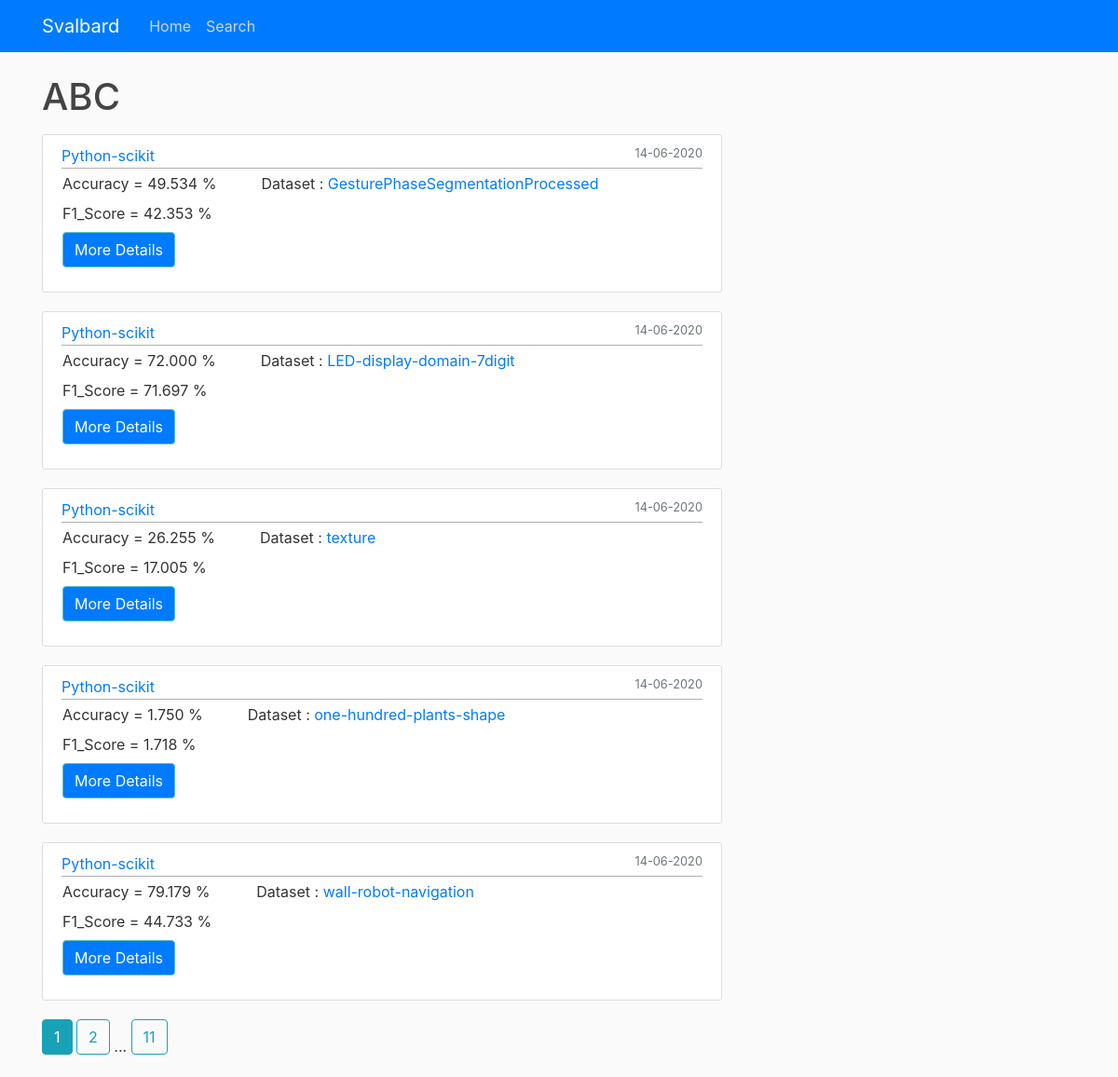
The app's page /task/ABC with its own data.
### Svalbard/models.py (models this page shows, shortened)
class Dataset(db.Model):
    id = db.Column(db.Integer, primary_key=True)
    fID = db.Column(db.String(100), unique=True, nullable=False)
    dataset_name = db.Column(db.String(50), unique=True, nullable=False)
    csv_link = db.Column(db.String(150), unique=True,
                         nullable=False, default='Web')
    size = db.Column(db.Integer, default=0)
    Meta = db.relationship('Metadata', backref='details', lazy=True)
    data = db.relationship('Result', backref='dataset', lazy=True)

### Svalbard/routes.py (the view)
@app.route("/task/<string:task>")
def ML_task(task):
    page = request.args.get('page', 1, type=int)
    results = Result.query.filter_by(task=task).order_by(
        Result.date_posted.desc()).paginate(page=page, per_page=5)
    return render_template('task.html', title='Task', task=task, results=results)

### Svalbard/templates/task.html (shortened to what this page needs)
{% extends "layout.html" %}
{% block content %}
    <h1 class="mb-3">{{ task }}</h1>
    {% for result in results.items %}
        <article class="media content-section">
          <div class="media-body">
            <div class="article-metadata">
              <a class="mr-2" href="{{ url_for('ML_platform', platform=result.platform) }}">{{ result.platform}}</a>
              <small class="text-muted float-right">{{ result.date_posted.strftime('%d-%m-%Y') }}</small>
            </div>
            <div class='row mr-2'>
              <div class='column ml-3'>
                <div>Accuracy = {{'%0.3f' | format(result.details.Accuracy *100)}} %</div>
                <div class='mt-2'>F1_Score = {{'%0.3f' | format(result.details.F1_Score *100)}} %</div>
                <p class='mt-2'>
                  <button class="btn newRule btn-primary collapsed" type="button" data-toggle="collapse" data-target="#collapseExample - {{result.id}}" aria-expanded="false" aria-controls="collapseExample">
                  </button>
                </p>
              </div>
              <div class='column mx-5'>
                <div>Dataset : <a href="{{ url_for('ML_dataset', dataset=result.dataset.id) }}">{{ result.dataset.dataset_name}}</a></div>
              </div>
            </div>
          </div>
        </article>
    {% endfor %}
    {% for page_num in results.iter_pages(left_edge=1, right_edge=1, left_current=1, right_current=2) %}
      {% if page_num %}
        {% if results.page == page_num %}
          <a class="btn btn-info mb-4" href="{{ url_for('ML_task', page=page_num, task=task) }}">{{ page_num }}</a>
        {% else %}
          <a class="btn btn-outline-info mb-4" href="{{ url_for('ML_task', page=page_num, task=task) }}">{{ page_num }}</a>
        {% endif %}
      {% else %}
        ...
      {% endif %}
    {% endfor %}
{% endblock content %}

### Svalbard/static/main.css (style rules this page uses)
body { background: #fafafa; color: #333333; margin-top: 5rem; }
h1, h2, h3, h4, h5, h6 { color: #444444; }
.content-section { background: #ffffff; padding: 10px 20px; border: 1px solid #dddddd; border-radius: 3px; margin-bottom: 20px; }
.article-metadata { padding-bottom: 1px; margin-bottom: 4px; border-bottom: 1px solid #e3e3e3 }
.article-metadata { padding-bottom: 1px; margin-bottom: 4px; border-bottom: 1px solid #afafb1 }
button.btn.collapsed.newRule:before { content:'More Details' ; }
button.btn.newRule:before { content:'Less Details' ; }
.btn-primary { color: #fafdff; background-color: bg-primary; border-color: #5bc2c2 }

### records on screen
Dataset: dataset.dataset_name "GesturePhaseSegmentationProcessed"
Dataset: dataset.dataset_name "LED-display-domain-7digit"
Dataset: dataset.dataset_name "texture"
Dataset: dataset.dataset_name "one-hundred-plants-shape"
Dataset: dataset.dataset_name "wall-robot-navigation"

### other values on screen
{{ task }} "ABC"
{{ result.platform }} "Python-scikit" "Python-scikit" "Python-scikit" "Python-scikit" "Python-scikit"
{{ result.date_posted.strftime('%d-%m-%Y') }} "14-06-2020" "14-06-2020" "14-06-2020" "14-06-2020" "14-06-2020"
{{ '%0.3f' | format(result.details.Accuracy *100) }} "49.534" "72.000" "26.255" "1.750" "79.179"
{{ '%0.3f' | format(result.details.F1_Score *100) }} "42.353" "71.697" "17.005" "1.718" "44.733"
{{ page_num }} "1"
{{ page_num }} "2" "11"
